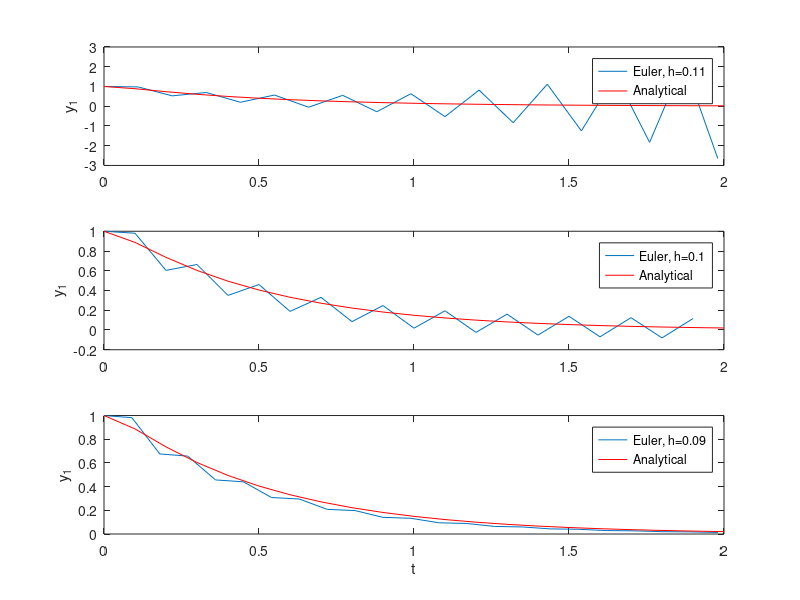

Here is the MATLAB script that generated this plot:
y0 = [1.0; 1.2];

A = [-11 9;9 -11];

h_vec = [0.11;0.10;0.09];

t_end = 2;
figure;
for ii = 1:3
    t = 0;
    h = h_vec(ii);

    Y = y0';
    y = y0;
    T = t;
    while t+h <= t_end
        F = A*y;
        y = y + h*F;
        t = t+h;
        Y = [Y;y'];
        T = [T;t];
    end
    subplot(3,1,ii)
    plot(T,Y(:,1))
end
% Analytical:
v1 = [1;1];
v2 = [1;-1];
c1 = 1.1;
c2 = -0.1;
lam1 = -2;
lam2 = -20;
t_an = 0:0.1:2;

X = zeros(length(t_an),2);
for ii =1:length(t_an)
    X(ii,:) = (c1*exp(lam1*t_an(ii))*v1 + c2*exp(lam2*t_an(ii))*v2)';
end
for ii = 1:3
    subplot(3,1,ii)
    hold on
    plot(t_an,X(:,1),'r')
    ylabel('y_1')
    legend(['Euler, h=' num2str(h_vec(ii))],'Analytical')
end
xlabel('t');
subplot(3,1,1);
    